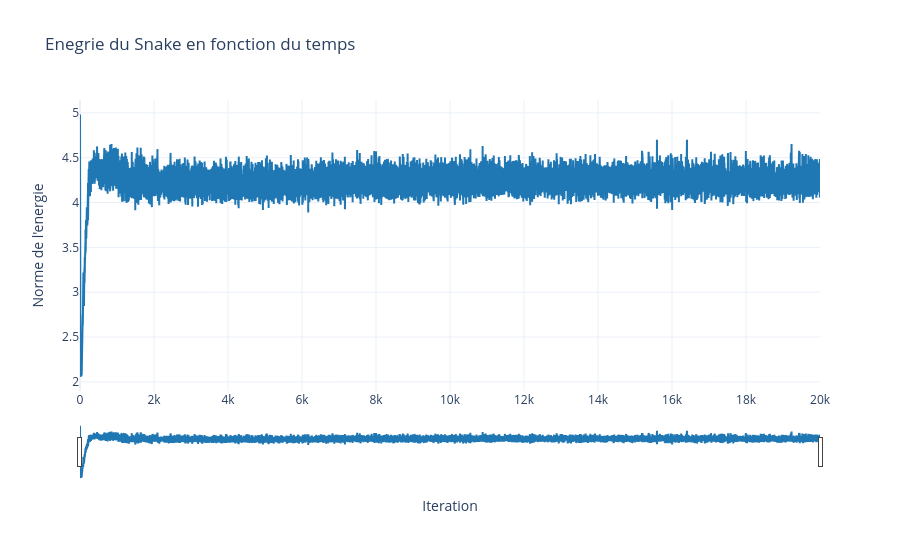

The cell this chart's notebook holds for it:
### Code cell
img = cv2.imread('imagesTP/im1.png', 0)
img = cv2.normalize(img, None, 0, 1.0, cv2.NORM_MINMAX, dtype=cv2.CV_32F)
H, W = img.shape
K = 300 # Nb points for the snake
circle = np.array(createCircle(10, (130, 130), K)) # Snake initialisation

alpha = 10
beta = .02
gamma = 30
k = 2
dt = .1
Niter = 20_000

x_snapshots, y_snapshots, E = processSnakeBaloon(img, alpha, beta, gamma,k, dt, initialSnake=circle, Niter=Niter, snapShots=1/100)
showAnim(img, x_snapshots, y_snapshots, 100)
displayEnergy(E)

### Figure 1 — Plotly figure (JSON) as saved in the notebook; plotly's stock layout.template omitted (floating-point values rounded to 4 significant figures; data arrays with more than 128 entries replaced by an {"elided": "..."} marker saying what was removed)
{"data": [{"line": {"color": "#1f77b4", "width": 2}, "mode": "lines", "name": "Energie globale (mean)", "type": "scatter", "x": {"elided": "20000 int values"}, "y": {"elided": "20000 float values"}}], "layout": {"dragmode": "pan", "hovermode": "x unified", "title": {"text": "Enegrie du Snake en fonction du temps"}, "xaxis": {"rangeslider": {"visible": true}, "showspikes": true, "title": {"text": "Iteration"}}, "yaxis": {"showspikes": true, "title": {"text": "Norme de l'energie"}}}}
